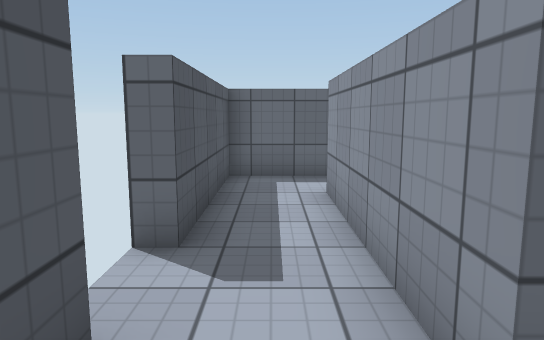
View 1 (above)

12 first-person views from a walk through a scene from a Unity 3-D project. The camera is 1.4 m above the floor, tilts 8° down and sees 70° across. The floor is counted in squares, 1 m on a side. Each view is taken from the middle of a square. On the plan, view 1 faces up. The plan holds only what a view shows up to about 16 squares ahead; the rest is blank. The player is left out. Surface patterns are stand-ins for the level's own textures.

View 2
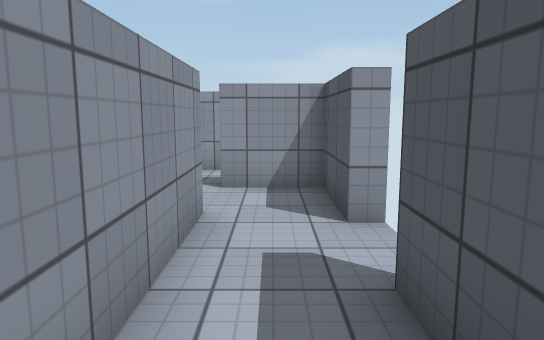

View 3
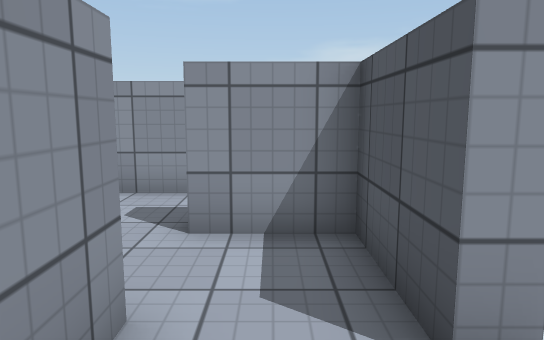

View 4
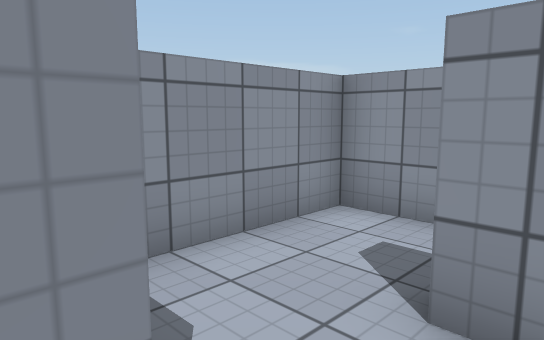

View 5
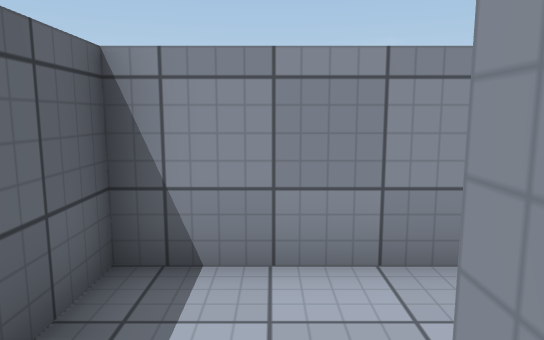

View 6
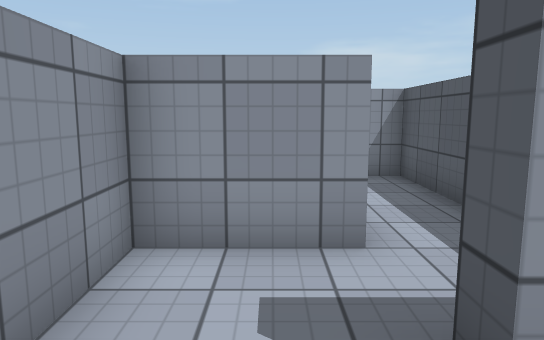

View 7
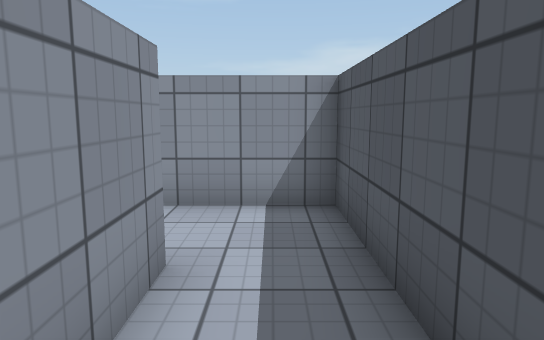

View 8
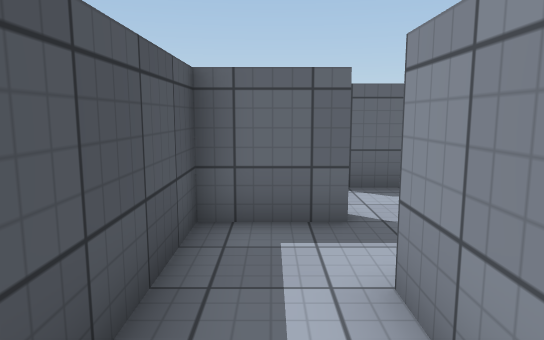

View 9
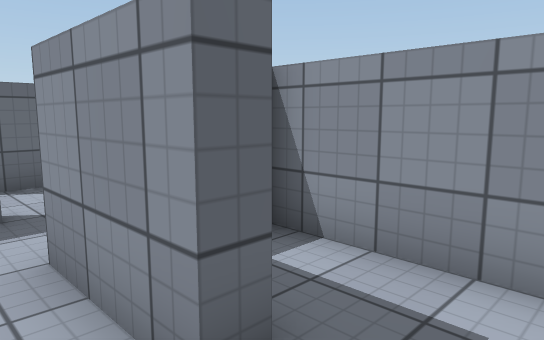

View 10
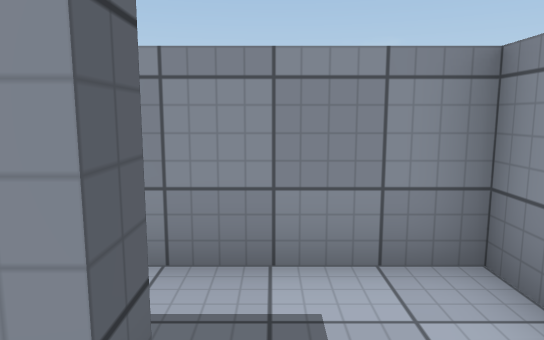

View 11
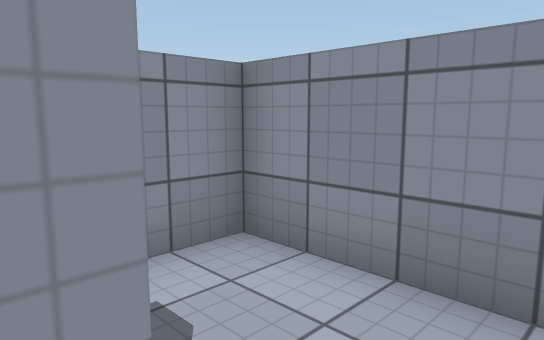

View 12
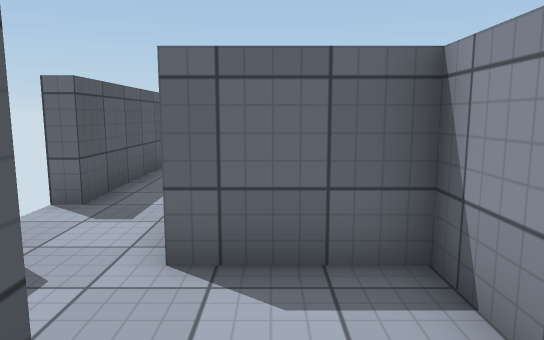

### Floor plan
Ten units are one square. View 1 is at (0, 0); x grows to the right and y downward. Boxes are objects, and circles mark ways between rooms. Rooms are numbered by the first view taken in them; rooms with no view inside come last. Other rooms are left out.
<svg viewBox="-21 -80 61 165">
<path fill="none" stroke="#000" d="M10 -15 10 -70M-16 -20 -10 -20 -10 5 10 5M-10 -75 -10 -40 -15 -40M35 5 35 -15 10 -15M15 55 10 55 10 30M10 10 -10 10 -10 80 15 80M10 5 10 10M10 30 35 30 35 5M15 80 35 80 35 35"/>
<circle cx="10" cy="-5" r="3" fill="#2a7"/>
<circle cx="25" cy="10" r="3" fill="#2a7"/>
<circle cx="10" cy="20" r="3" fill="#2a7"/>
<circle cx="10" cy="65" r="3" fill="#2a7"/>
<text x="0" y="-30">1</text>
<text x="20" y="-10">2</text>
<text x="0" y="50">3</text>
<text x="20" y="10">4</text>
<text x="20" y="50">5</text>
</svg>
Room 1 opens to room 2. Room 2 opens to room 4. Room 3 opens to room 4. Room 3 opens to room 5.

Where each view was taken, in squares from view 1:
view 1: 0 up, 0 right, facing up
view 2: 7 up, 0 right, facing down
view 3: 4 up, 0 right, facing down
view 4: 2 up, 0 right, facing down-right
view 5: 0 up, 0 right, facing right
view 6: 1 up, 2 right, facing down
view 7: 2 down, 0 right, facing down
view 8: 6 down, 0 right, facing up
view 9: 7 down, 0 right, facing up-right
view 10: 6 down, 0 right, facing right
view 11: 5 down, 0 right, facing down-right
view 12: 2 down, 2 right, facing up
